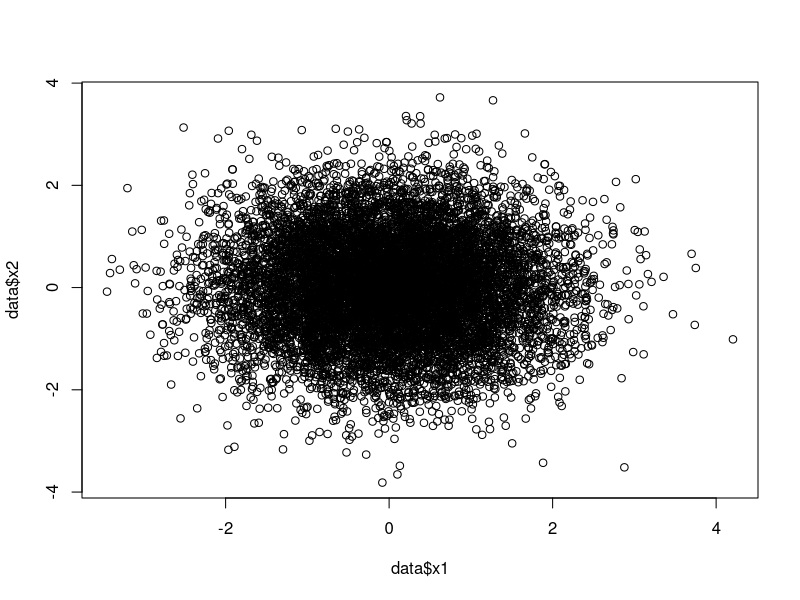
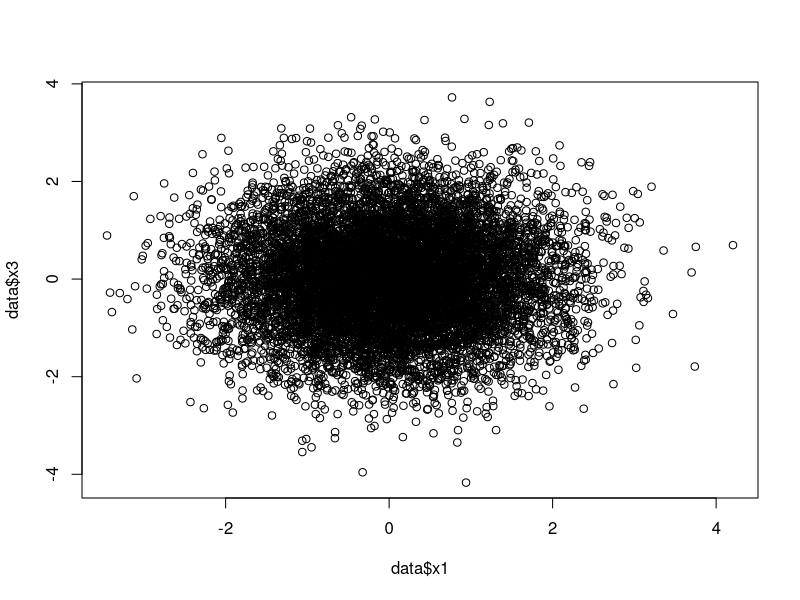
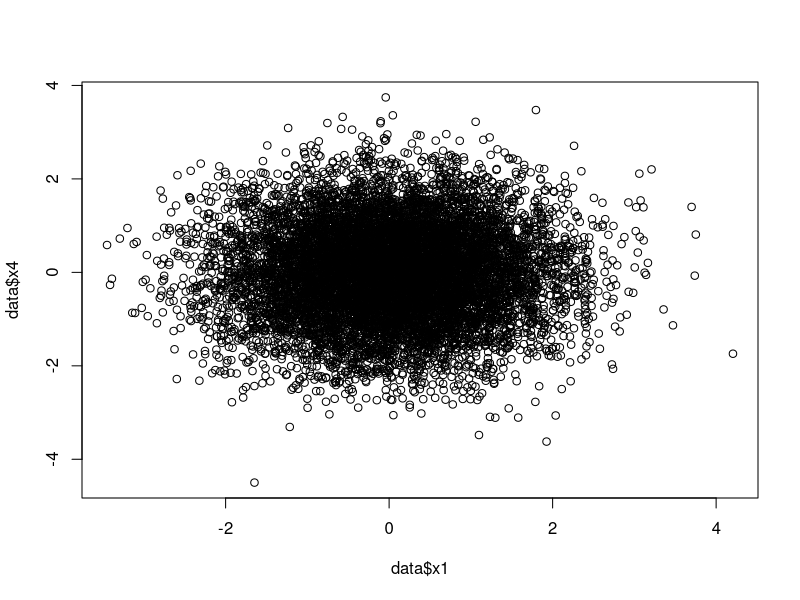
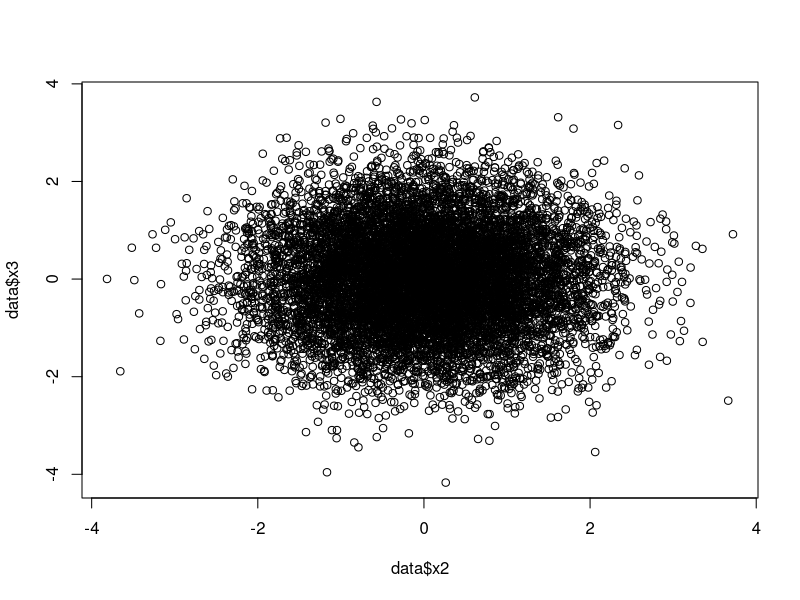
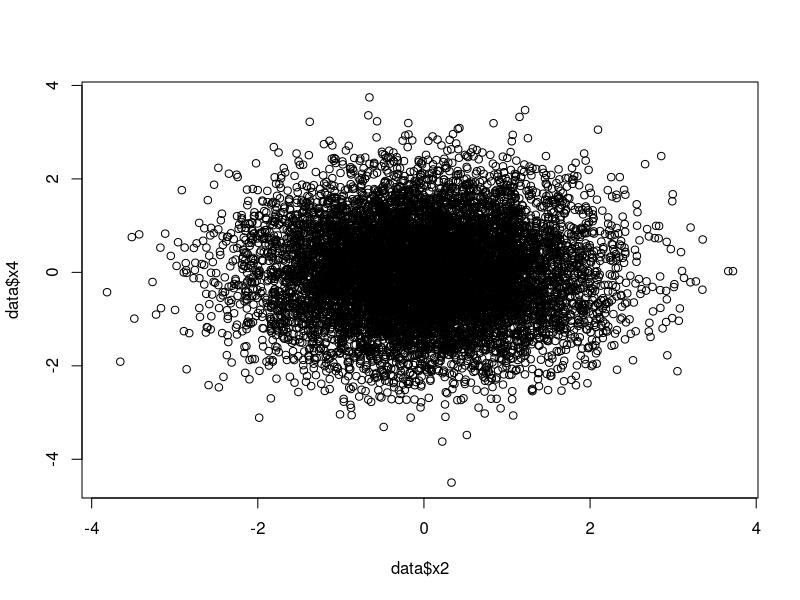
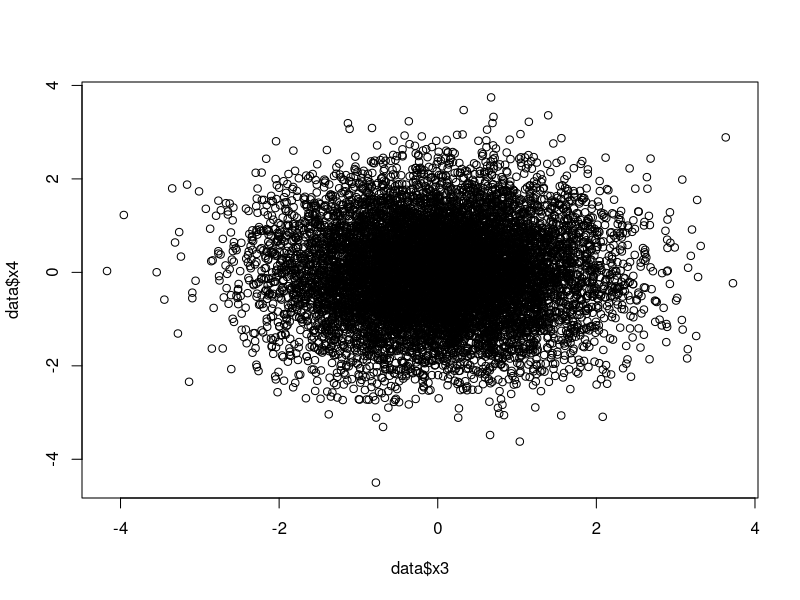
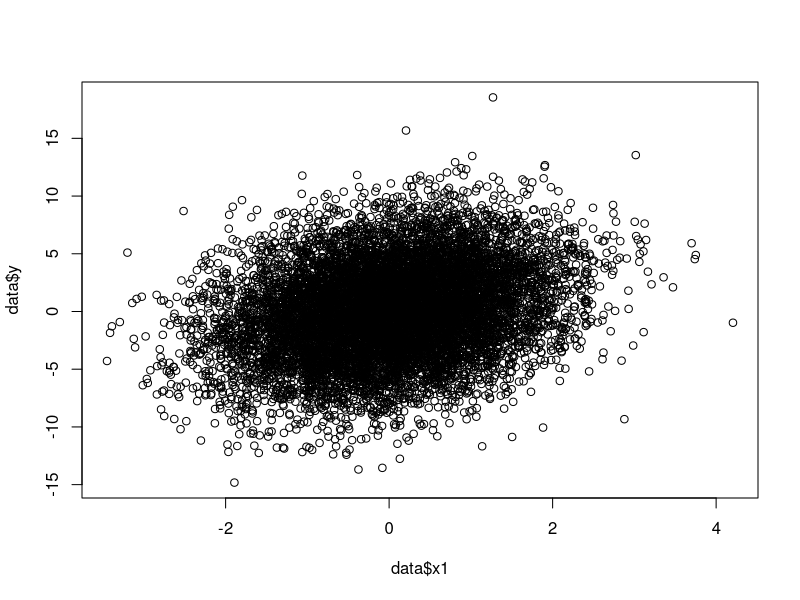
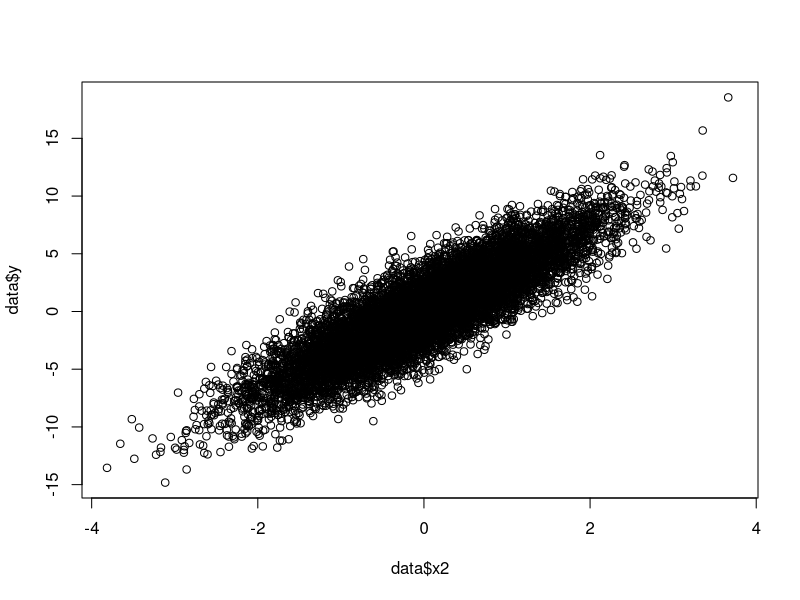

Source code (R) for these figures, in order: (Note: this script raises an error after producing the figures.)
library(ggplot2)

sim_data <- function(n = 500,
                     p = 10,
                     rho = 0.6,
                     x0 = NULL,
                     predictor_dist = c("uncorrelated", "correlated"),
                     mean_function = c("linear", "nonlinear", "nonlinear-interaction"),
                     error_dist = c("homoscedastic","heavy-tailed", "heteroscedastic","skewed")){
  
  if(predictor_dist == "uncorrelated")
    x <- matrix(rnorm(n*p, 0, 1), n, p)
  else{
    library(MASS)
    Sigma <- diag(rep(1,p))
    for(i in 1:p){
      for(j in i:p){
        Sigma[i,j] <- Sigma[j,i] <- rho^(abs(i-j))
      }
    }
    #print(Sigma)
    x <- mvrnorm(n, mu = rep(0,p), Sigma = Sigma)
  }
  
  if(mean_function == "linear")
    mx <- 1.1*x[,1] + 3.5*x[,2] - 1.2 * x[,3] + 0.12 * x[,4]
  else if(mean_function == "nonlinear")
    mx <- exp(-abs(x[,1])-abs(x[,2]))
  else
    mx <- exp(-abs(x[,1])-abs(x[,2])) + x[,1]*x[,2] 
  
  if(error_dist == "homoscedastic")
    epsilon <- rnorm(n, mean = 0, sd = 1) #change back sd to 1
  else if(error_dist == "heavy-tailed")
    epsilon <- rt(n, df = 2)
  else if(error_dist == "heteroscedastic")
    epsilon <- rnorm(n, mean = 0, sd = sqrt(1+abs(mx)/mean(abs(mx))))
  #else if(error_dist == "skewed")
  #  epsilon <- exp(rnorm(n, mean = 0,sd = sqrt(0.5))) - exp(0.25)
  
  if(!is.null(x0)){
    x0 <- matrix(x0, ncol = p)
    
    if(mean_function == "linear")
      mx0 <- x0[,1] + x0[,2] 
    else if(mean_function == "nonlinear")
      mx0 <- exp(-abs(x0[,1])-abs(x0[,2]))
    else
      mx0 <- exp(-abs(x0[,1])-abs(x0[,2])) + x0[,1]*x0[,2]      
    
    if(error_dist == "homoscedastic")
      epsilon0 <- rnorm(nrow(x0), mean = 0, sd = sqrt(1)) # change back sd to 1
    else if(error_dist == "heavy-tailed")
      epsilon0 <- rt(nrow(x0), df = 2)
    else
      epsilon0 <- rnorm(nrow(x0), mean = 0, sd = sqrt(1+abs(mx0)/mean(abs(mx))))
    
    return(list(x = x, y = mx + epsilon, mx = mx, x0 = x0, y0 = mx0 + epsilon0, mx0 = mx0))
  }
  
  df = data.frame(x = x, y = mx + epsilon)
  colnames(df) = c(paste0('x', 1:p),'y')
  return(df)
}


# sim_data_simple <- function(n = 500,
#                      p = 10,
#                      rho = 0.6,
#                      x0 = NULL,
#                      predictor_dist = c("uncorrelated", "correlated"),
#                      mean_function = c("linear", "nonlinear", "nonlinear-interaction"),
#                      error_dist = c("homoscedastic","heavy-tailed", "heteroscedastic","skewed")){
#   
#   
#   x <- matrix(rnorm(n*p, 0, 1), n, p)
#   mx <- x[,1]^2
#   epsilon <- rnorm(n, mean = 0, sd = 0) #change back sd to 1
#  
#   return(list(x = x, y = mx + epsilon))
# }


data = sim_data(n = 10000,
                p = 4,
                rho = 0.6,
                mean_function = "linear",
                #mean_function = "nonlinear", 
                #mean_function = "nonlinear-interaction",
                error_dist = "homoscedastic",
                #error_dist = "heavy-tailed",
                #error_dist = "heteroscedastic",
                predictor_dist = 'uncorrelated'
                #predictor_dist = 'correlated'
)


plot(data$x1, data$x2)
plot(data$x1, data$x3)
plot(data$x1, data$x4)
plot(data$x2, data$x3)
plot(data$x2, data$x4)
plot(data$x3, data$x4)

plot(data$x1, data$y)
plot(data$x2, data$y)
plot(data$x3, data$y)
plot(data$x4, data$y)


set.seed(12345)
n = dim(data)[1]
train_id = sample(1:n, floor(n * 0.7)) # training ids
train = data[train_id,]

test_id = setdiff(1:n, train_id) # test ids
test_id = sample(test_id, floor(n * 0.3)) # test ids
test = data[test_id,]

lm = lm(y ~ ., data = train)
summary(lm)




rf = randomForest(formula = y ~ ., data = train, ntree = 500)
# predict using the estimated parameters
prediction = predict(rf, newdata = test)
plot(test$x2, test$y, col = 'red')
points(test$x2, prediction, col = 'orange')










































data2 = sim_data_simple(n = 100,
                p = 1,
                rho = 0.6,
                mean_function = "linear",
                #mean_function = "nonlinear", 
                #mean_function = "nonlinear-interaction",
                error_dist = "homoscedastic",
                #error_dist = "heavy-tailed",
                #error_dist = "heteroscedastic",
                #predictor_dist = 'uncorrelated'
                predictor_dist = 'correlated'
)
hist(data2$y)
plot(data2$x[,1], data2$y)

# lm
x = as.data.frame(data2$x)
x$y = data2$y

model = lm(y ~ V1, data = x)
summary(model)
pred = predict(model, x)

plot(data2$x[,1], data2$y)
lines(data2$x[,1], pred, col = "red")



hist(data$y)

plot(data$x[,1], data$x[,2])
plot(data$x[,1], data$x[,3])
plot(data$x[,1], data$x[,4])
plot(data$x[,1], data$x[,5])
plot(data$x[,1], data$x[,6])
plot(data$x[,1], data$x[,7])
plot(data$x[,1], data$x[,8])
plot(data$x[,1], data$x[,9])
plot(data$x[,1], data$x[,10])


plot(data$x[,1], data$y)
plot(data$x[,2], data$y)
plot(data$x[,3], data$y)
plot(data$x[,4], data$y)
plot(data$x[,5], data$y)
plot(data$x[,6], data$y)
plot(data$x[,7], data$y)
plot(data$x[,8], data$y)
plot(data$x[,9], data$y)
plot(data$x[,10], data$y)


# lm
x = as.data.frame(data$x)
x$y = data$y

model = lm(y ~ V1+ V2, data = x)
summary(model)
pred = predict(model, x)
predlm = predict.lm(model, x)
plot(data$x[,1], data$y)
points(data$x[,1], pred, col = "red")
points(data$x[,1], pred, col = "yellow")

xGrid = seq(-3, 3, by = 0.01)
regline = model$coefficients[1] + model$coefficients[2]*xGrid
lines(xGrid,regline)
